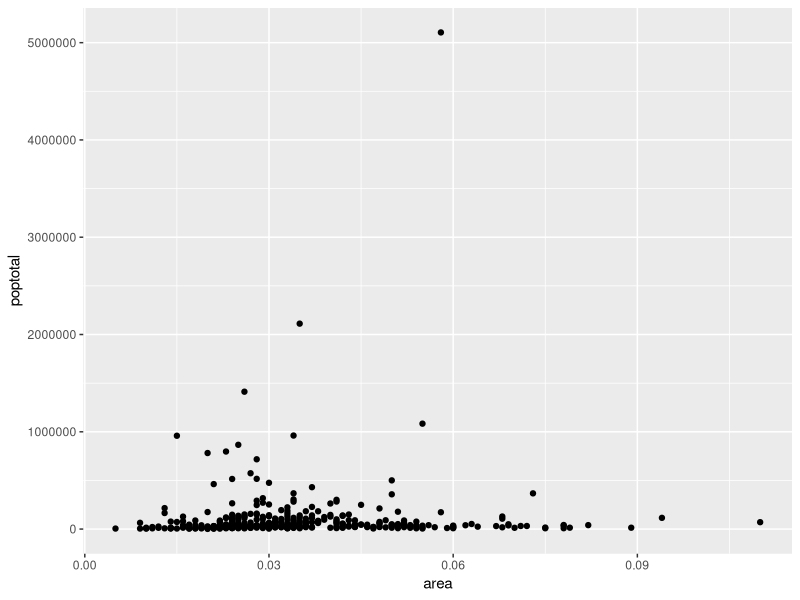

This figure's R source: (Note: this script raises an error after producing the figure.)
#MODIFIED FROM 
#http://r-statistics.co/Complete-Ggplot2-Tutorial-Part1-With-R-Code.html
#RSTUDIO: BLOCK COMMENT Ctrl + Shift + C

#-------------------------------
#SETUP
#-------------------------------
library(ggplot2)

# turn off scientific notation like 1e+06
options(scipen=999)

#LOAD DATA
#Loads specified data sets, or list the available data sets.
data("midwest", package = "ggplot2")  # load the data
# midwest <- read.csv("http://goo.gl/G1K41K") # alt source 

#EXPLORE DATA: DATA COMES IN AS A TIBBLE  
print(midwest)



#SCATTER PLOT-1
# aes=Aesthetic mappings describe how variables in the data 
# are mapped to visual properties (aesthetics) of geoms.
g <- ggplot(midwest, aes(x=area, y=poptotal)) + #TELL IT WHAT TO PLOT
geom_point()                                    #DO SCATTER PLOT
plot(g)                                         #GENERATE PLOT

#SCATTER PLOT-1 (ALT METHOD)
g <- ggplot(midwest, aes(x=area, y=poptotal)) + #TELL IT WHAT TO PLOT
g <- g+geom_point()                             #TELL IT TO DO SCATTER PLOT
plot(g)                                         #GENERATE PLOT

#SCATTER PLOT-2 (ADD MORE "LAYERS")
g <- ggplot(midwest, aes(x=area, y=poptotal)) + #TELL IT WHAT TO PLOT
geom_point() +                                  #DO SCATTER PLOT
# set se=FALSE to turnoff confidence bands
geom_smooth(method="lm")                        #ADD LINEAR BEST FIT LINE 
plot(g)                                         #GENERATE PLOT

#ADJUST AXIS LIMITS: (METHOD-1: DELETING)
#IMPORTANT NOTE: LIMITS EFFECT TRENDLINE (PLOTS OUTSIDE ARE EFFECTLY DELETED)
g <- ggplot(midwest, aes(x=area, y=poptotal))+  #TELL IT WHAT TO PLOT
geom_point() +                                  #DO SCATTER PLOT
geom_smooth(method="lm")+                       #ADD LINEAR BEST FIT LINE
xlim(c(0, 0.1))+                                #SET XLIMITS
ylim(c(0, 1000000))                             #SET YLIMITS
plot(g)                                         #GENERATE PLOT



#ADJUST AXIS LIMITS: (METHOD-2: ZOOMING)
#DOESN"T EFFECT POINTS OUTSIDE LIMITS
g <- ggplot(midwest, aes(x=area, y=poptotal))+     #TELL IT WHAT TO PLOT
geom_point() +                                     #DO SCATTER PLOT
geom_smooth(method="lm")+                          #ADD LINEAR BEST FIT LINE
coord_cartesian(xlim=c(0,0.1), ylim=c(0, 200000))+ #SET LIMITS
labs(title="Area Vs Population",                   #SET LABELS
subtitle="From midwest dataset",
y="Population", 
x="Area", 
caption="Midwest Demographics")
plot(g)                                            #GENERATE PLOT

#ALTERNATIVE
# g <- + ggtitle("Area Vs Population", subtitle="From midwest dataset") + xlab("Area") + ylab("Population")


#POINT SIZE AND COLOR 
g <- ggplot(midwest, aes(x=area, y=poptotal))+     #TELL IT WHAT TO PLOT
geom_point(col="steelblue", size=3) +              #DO SCATTER PLOT
geom_smooth(method="lm", col="firebrick")+         #ADD LINEAR BEST FIT LINE
coord_cartesian(xlim=c(0,0.1), ylim=c(0, 200000))+ #SET LIMITS
labs(title="Area Vs Population",                   #SET LABELS
subtitle="From midwest dataset",
y="Population", 
x="Area", 
caption="Midwest Demographics")
plot(g)                                            #GENERATE PLOT


#COLOR BASED ON ANOTHER COLUMN
# Not just color, but size, shape, stroke (thickness of boundary)
# and fill (fill color) can be used to discriminate groupings.
g <- ggplot(midwest, aes(x=area, y=poptotal))+     #TELL IT WHAT TO PLOT
geom_point(aes(col=state), size=3) +               #DO SCATTER PLOT
#LEGEND ADDED AUTOMATICALLY
# theme(legend.position="None")+                   #REMOVE LEGEND
#se=FALSE  --> TURN OFF CONFIDENCE BANDS 
geom_smooth(method="lm", col="firebrick", size=2)+ #ADD LINEAR BEST FIT LINE
coord_cartesian(xlim=c(0,0.1), ylim=c(0, 200000))+ #SET LIMITS
labs(title="Area Vs Population",                   #SET LABELS
subtitle="From midwest dataset",
y="Population", 
x="Area", 
caption="Midwest Demographics")+
scale_colour_brewer(palette = "Spectral")         #CHANGE COLOR PALETTE
plot(g)                                            #GENERATE PLOT

#SEE COLOR PALETTES
library(RColorBrewer)
head(brewer.pal.info, 10)


#AXIS FONT AND TICS
# Not just color, but size, shape, stroke (thickness of boundary)
# and fill (fill color) can be used to discriminate groupings.

# have used 2 methods for formatting
# labels: * Method 1: Using sprintf(). 
# (Have formatted it as % in below example) * Method 2: Using a custom user defined
# function. (Formatted 1000’s to 1K scale)
dx <- 0.02
FS <- 8
g <- ggplot(midwest, aes(x=area, y=poptotal))+     #TELL IT WHAT TO PLOT
geom_point(aes(col=state), size=3) +               #DO SCATTER PLOT
#LEGEND ADDED AUTOMATICALLY
# theme(legend.position="None")+                   #REMOVE LEGEND
#se=FALSE  --> TURN OFF CONFIDENCE BANDS 
geom_smooth(method="lm", col="firebrick", size=2)+ #ADD LINEAR BEST FIT LINE
coord_cartesian(xlim=c(0,0.1), ylim=c(0, 600000))+ #SET LIMITS
labs(title="Area Vs Population",                   #SET LABELS
subtitle="From midwest dataset",
y="Population", 
x="Area", 
caption="Midwest Demographics")+
scale_colour_brewer(palette = "Spectral")+         #CHANGE COLOR PALETTE
# scale_x_continuous(breaks=seq(0, 0.1, 0.02))     #XTICKS
# scale_x_continuous(breaks=seq(0, 0.1, 0.01), labels = letters[1:11])
scale_x_continuous(breaks=seq(0, 0.1, dx), labels = sprintf("%1.2f", seq(0, 0.1, dx))) +
scale_y_continuous(breaks=seq(0, 600000, 200000), labels = function(x){paste0(x/1000, 'K')})+
#FONT SIZE
# theme(text = element_text(size=FS))
theme(
axis.text.x = element_text(angle=90, hjust=1,size=FS),
axis.text.y = element_text(size=FS),
axis.title.x= element_text(size=FS), 
axis.title.y= element_text(size=FS) 
) 

plot(g)                                            #RENDER PLOT


#PRE-BUILT THEMES
?theme_bw #HELP

gg <- ggplot(midwest, aes(x=area, y=poptotal)) + 
geom_point(aes(col=state), size=3) + # Set color to vary based on state categories.
geom_smooth(method="lm", col="firebrick", size=2) + 
coord_cartesian(xlim=c(0, 0.1), ylim=c(0, 1000000)) + 
labs(title="Area Vs Population", subtitle="From midwest
dataset", y="Population", x="Area", caption="Midwest
Demographics")
gg <- gg + scale_x_continuous(breaks=seq(0, 0.1, 0.01))
# method 1: Using theme_set() theme_set(theme_classic()) # not run gg
# method 2: Adding theme Layer itself.
gg + theme_bw() + labs(subtitle="BW Theme")
gg + theme_classic() + labs(subtitle="Classic Theme")
plot(gg)                                            #RENDER PLOT

